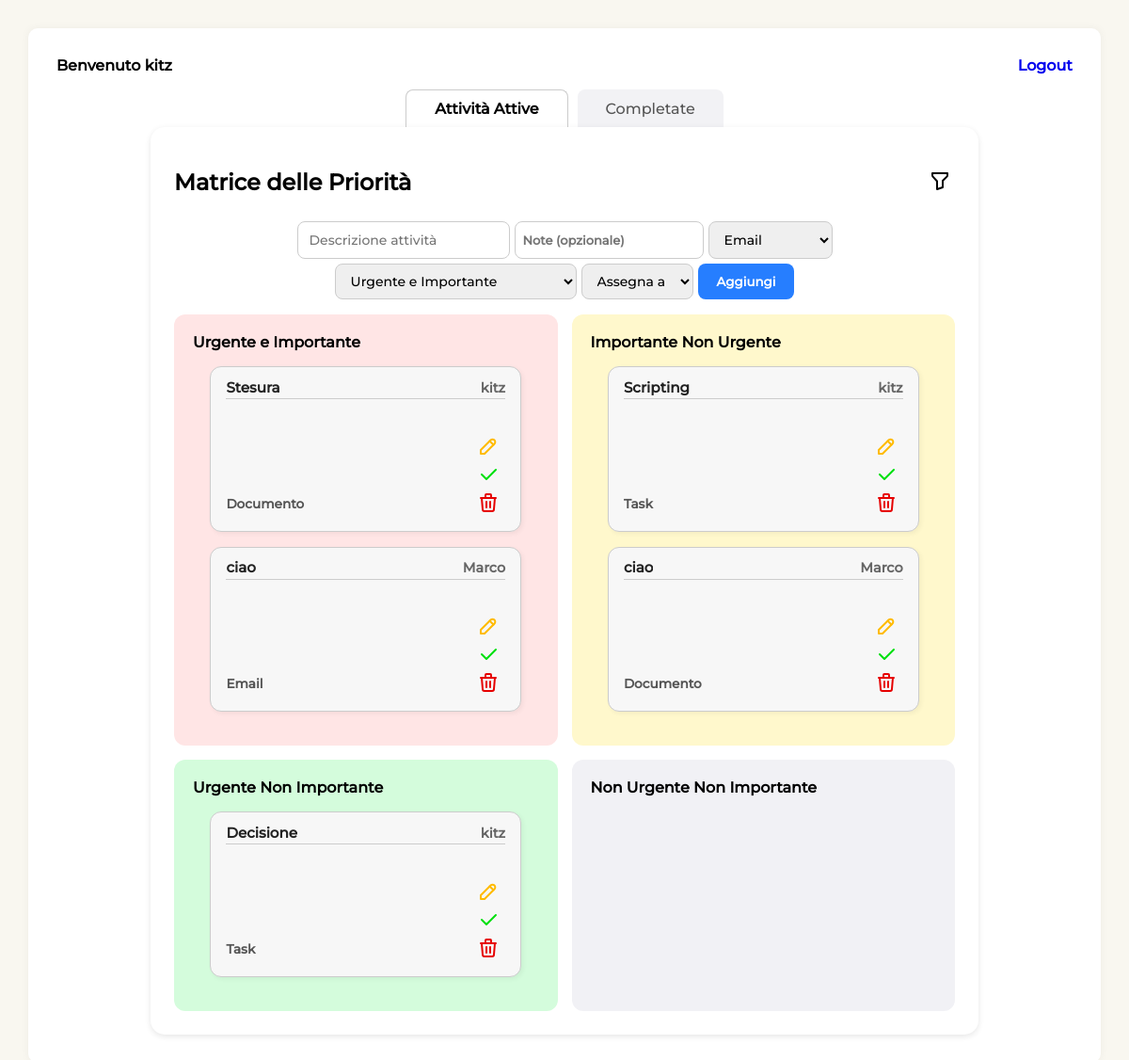
The app's page /home/ (signed in), older data.
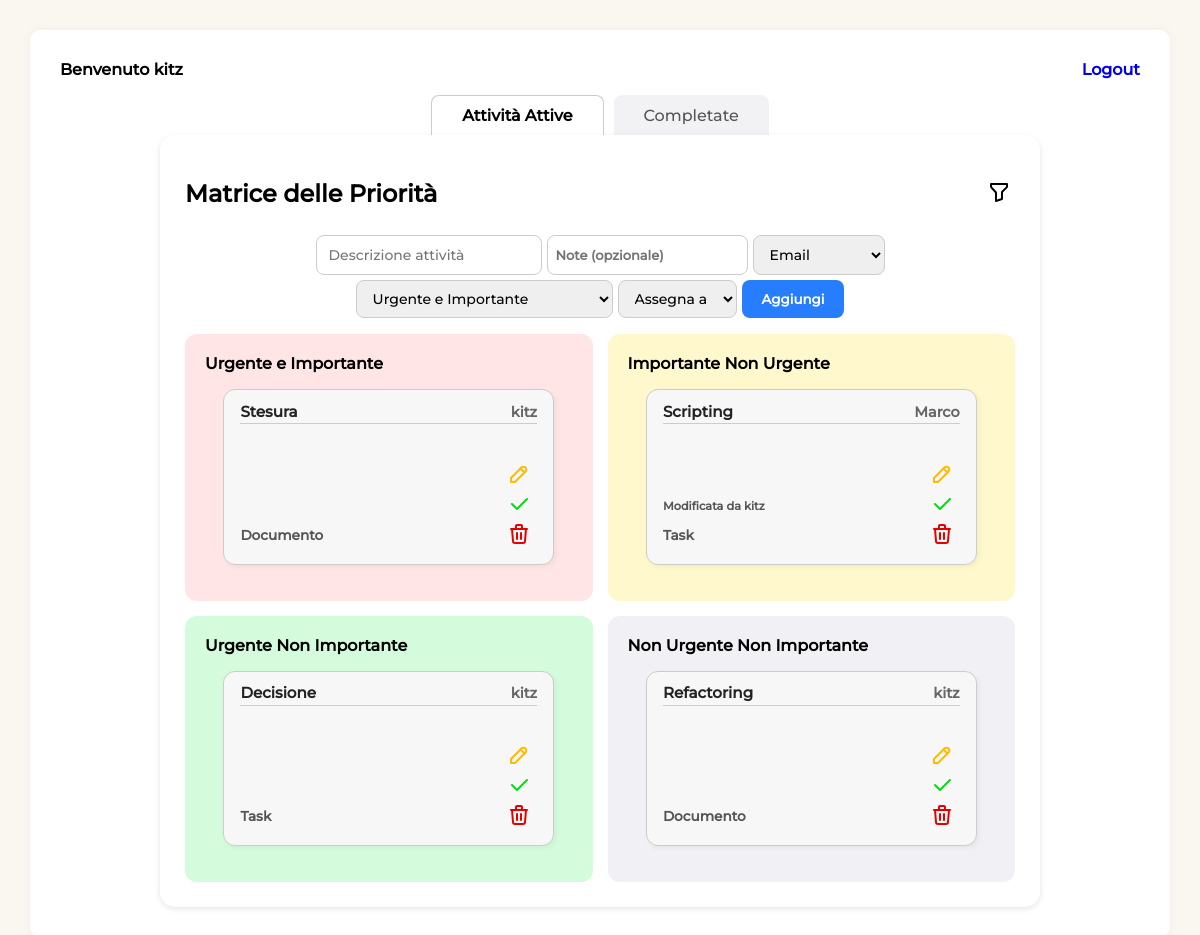
The same page, newer data.
### sbk_app/models.py (models this page shows, shortened)
class Task(models.Model):
    TIPO_CHOICES = [
        ('Email', 'Email'),
        ('Telefono', 'Telefono'),
        ('Documento', 'Documento'),
        ('Call', 'Call'),
        ('Task', 'Task'),
        ('Decisione', 'Decisione'),
    ]
    PRIORITA_CHOICES = [
        ('UI', 'Urgente e Importante'),
        ('IN', 'Importante Non Urgente'),
        ('UN', 'Urgente Non Importante'),
        ('NN', 'Non Urgente Non Importante'),
    ]
    descrizione = models.CharField(max_length=25)
    tipo = models.CharField(max_length=20, choices=TIPO_CHOICES)
    priorita = models.CharField(max_length=2, choices=PRIORITA_CHOICES)
    creatore = models.ForeignKey(User, on_delete=models.CASCADE)
    modificato_da = models.ForeignKey(User, on_delete=models.SET_NULL, null=True, blank=True, related_name='tasks_modifica')
    assegnato_a = models.ForeignKey(User, null=True, blank=True, on_delete=models.SET_NULL, related_name="task_assegnate")
    completata = models.BooleanField(default=False)
    data_creazione = models.DateTimeField(auto_now_add=True)
    note = models.TextField(blank=True, null=True)

### sbk_app/views.py (the view, shortened to what this page needs)
# urls.py: path('home/', include('sbk_app.urls')),
@login_required(login_url='/accounts/login/')
def home(request):
    user = request.user
    assegnato_user = None
    if user.is_superuser:
        tasks_ui = Task.objects.filter(priorita='UI', completata=False)
        tasks_in = Task.objects.filter(priorita='IN', completata=False)
        tasks_un = Task.objects.filter(priorita='UN', completata=False)
        tasks_nn = Task.objects.filter(priorita='NN', completata=False)
        completate = Task.objects.filter(completata=True)
        utenti = User.objects.all()
    context = {
        'tasks_ui': tasks_ui,
        'tasks_in': tasks_in,
        'tasks_un': tasks_un,
        'tasks_nn': tasks_nn,
        'completate': completate,
        'utenti': utenti,
    }
    return render(request, "home.html", context)

### sbk_app/templates/home.html (shortened to what this page needs)
{% load static %}
<!DOCTYPE html>
<html lang="it">
<head>
  <link rel="stylesheet" href="{% static 'style.css' %}">
</head>
<body>
  <div class="container">
    {% if user.is_authenticated %}
      <div class="header"><h3>Benvenuto {{ user.username }}</h3> <h3><a href="{% url 'logout' %}">Logout</a></h3></div>
    {% endif %}
    <div class="tabs" id = "tabs">
      <button class="tab active" type="button" data-tab="attive">Attività Attive</button>
      <button class="tab" type="button" data-tab="completate">Completate</button>
    </div>
    <div class="card tab-content active" id="attive">
      <div class="task-filter-bar">
        <h2>Matrice delle Priorità </h2>
        <div class="dropdown">
          <button id="filterToggle" class="dropbtn" aria-haspopup="true" aria-expanded="false">
            <img src="{% static 'icone/filter.svg' %}" alt="Filtri" style="width: 24px; height: 24px;">
          </button>
        </div>
      </div>
      <form method="POST" class="input-group" id ="input-group">
        <input maxlength="25" title ="Max 25 caratteri" type="text" name="descrizione" id="descrizione" placeholder="Descrizione attività">
        <textarea name="note" id="note" placeholder="Note (opzionale)" rows="3"></textarea>
        <select name="tipo" id="tipo" title ="Tipo di Task" required>
          <option value="Email">Email</option>
        </select>
        <select name="priorita" id="priorita" title ="Priorità" required>
          <option value="UI">Urgente e Importante</option>
        </select>
        {% if user.is_superuser %}
        <select name="assegnato_a" id="assegnato_a">
          <option value="" selected>Assegna a</option>
        </select>
        {% endif %}
        <button type="submit" class="add-button" id="form-button">Aggiungi</button>
      </form>
      <div class="priority-grid">
        <div class="priority urgent-important" data-priority-code="UI">
          <h3>Urgente e Importante</h3>
          <div class="task-list">
            {% for task in tasks_ui %}
              <div class="task-card" data-task-id = {{task.id}} >
                <div class="task-header">
                  <div class="task-title">{{ task.descrizione }}</div>
                  <div class="task-creator">{{ task.creatore.username }}</div>
                </div>
                <div class="task-details">
                  <div class="task-type">
                    <p> {{ task.tipo }}</p>
                  </div>
                  <div class="task-actions">
                    <button class="edit-task" data-task-id="{{ task.id }}" data-tipo="{{ task.tipo }}" data-priorita="{{ task.priorita }}" title="Modifica"> <img src="{% static 'icone/pencil.svg' %}"/></button>
                    <button class="complete-task" data-task-id="{{ task.id }}" title="Completa"> <img src="{% static 'icone/check.svg' %}"/></button>
                    <button class="delete-task" data-task-id="{{ task.id }}" title="Elimina"> <img src="{% static 'icone/trash.svg' %}"/></button>
                  </div>
                </div>
              </div>
            {% endfor %}
          </div>
        </div>
        <div class="priority important-not-urgent" data-priority-code="IN">
          <h3>Importante Non Urgente</h3>
          <div class="task-list">
            {% for task in tasks_in %}
              <div class="task-card" data-task-id = {{task.id}}>
                <div class="task-header">
                  <div class="task-title">{{ task.descrizione }}</div>
                  <div class="task-creator">{{ task.creatore.username }}</div>
                </div>
                <div class="task-details">
                  <div class="task-type">
                    {% if task.modificato_da.username %}
                      <p><small>Modificata da {{ task.modificato_da.username }}</small></p>
                    {% endif %}
                    <p> {{ task.tipo }}</p>
                  </div>
                  <div class="task-actions">
                    <button class="edit-task" data-task-id="{{ task.id }}" data-tipo="{{ task.tipo }}" data-priorita="{{ task.priorita }}" title="Modifica"> <img src="{% static 'icone/pencil.svg' %}"/></button>
                    <button class="complete-task" data-task-id="{{ task.id }}" title="Completa"> <img src="{% static 'icone/check.svg' %}"/></button>
                    <button class="delete-task" data-task-id="{{ task.id }}" title="Elimina"> <img src="{% static 'icone/trash.svg' %}"/></button>
                  </div>
                </div>
              </div>
            {% endfor %}
          </div>
        </div>
        <div class="priority urgent-not-important" data-priority-code="UN">
          <h3>Urgente Non Importante</h3>
          <div class="task-list">
            {% for task in tasks_un %}
              <div class="task-card" data-task-id = {{task.id}}>
                <div class="task-header">
                  <div class="task-title">{{ task.descrizione }}</div>
                  <div class="task-creator">{{ task.creatore.username }}</div>
                </div>
                <div class="task-details">
                  <div class="task-type">
                    <p> {{ task.tipo }}</p>
                  </div>
                  <div class="task-actions">
                    <button class="edit-task" data-task-id="{{ task.id }}" data-tipo="{{ task.tipo }}" data-priorita="{{ task.priorita }}" title="Modifica"> <img src="{% static 'icone/pencil.svg' %}"/></button>
                    <button class="complete-task" data-task-id="{{ task.id }}" title="Completa"><img src="{% static 'icone/check.svg' %}"/></button>
                    <button class="delete-task" data-task-id="{{ task.id }}" title="Elimina"><img src="{% static 'icone/trash.svg' %}"/></button>
                  </div>
                </div>
              </div>
            {% endfor %}
          </div>
        </div>
        <div class="priority not-urgent-not-important" data-priority-code="NN">
          <h3>Non Urgente Non Importante</h3>
          <div class="task-list">
            {% for task in tasks_nn %}
            <div class="task-card" data-task-id = {{task.id}}>
              <div class="task-header">
                <div class="task-title">{{ task.descrizione }}</div>
                <div class="task-creator">{{ task.creatore.username }}</div>
              </div>
              <div class="task-details">
                <div class="task-type">
                  <p> {{ task.tipo }}</p>
                </div>
                <div class="task-actions">
                  <button class="edit-task" data-task-id="{{ task.id }}" data-tipo="{{ task.tipo }}"
                    data-priorita="{{ task.priorita }}" title="Modifica"> <img src="{% static 'icone/pencil.svg' %}" /> </button>
                  <button class="complete-task" data-task-id="{{ task.id }}" title="Completa"><img
                      src="{% static 'icone/check.svg' %}" /></button>
                  <button class="delete-task" data-task-id="{{ task.id }}" title="Elimina"><img
                      src="{% static 'icone/trash.svg' %}" /></button>
                </div>
              </div>
            </div>
            {% endfor %}
          </div>
        </div>
      </div>
    </div>
    </div>
</body>
</html>

### sbk_app/static/style.css (style rules this page uses)
:root { --primary-color: #267eff; --primary-hover: #1a5bb8; --background-color: #f9f7f0; --card-background: #f7f7f7; --text-color: #555; --border-color: #ccc; --border-radius: 8px; --font-family-main: 'Montserrat', sans-serif; }
* { box-sizing: border-box; }
body, input, textarea, select, button { font-family: var(--font-family-main); }
body { background-color: var(--background-color); margin: 0; padding: 0; min-height: 100vh; display: flex; justify-content: center; align-items: flex-start; }
.container { background: white; border-radius: 10px; padding: 30px; width: 95vw; max-width: 100%; min-height: 90vh; box-shadow: 0 0 10px rgba(0, 0, 0, 0.05); margin: 30px auto; display: flex; flex-direction: column; }
.tabs { display: flex; justify-content: center; flex-wrap: wrap; gap: 10px; }
.tab { padding: 10px 30px; border: none; background-color: #f2f2f5; border-radius: 8px 8px 0 0; font-size: 16px; cursor: pointer; color: #555; }
.tab.active { background-color: white; font-weight: bold; color: black; border: 1px solid var(--border-color); border-bottom: none; }
.card { background-color: white; border-radius: 15px; padding: 25px; margin-left: 100px; margin-right: 100px; box-shadow: 0 2px 6px rgba(0, 0, 0, 0.1); flex-grow: 1; display: flex; flex-direction: column; min-height: 0; }
.input-group { margin-bottom: 1rem; display: flex; gap: 5px; justify-content: center; flex-wrap: wrap; }
.input-group input, .input-group select { padding: 8px 12px; border-radius: var(--border-radius); border: 1px solid var(--border-color); font-size: 14px; }
.add-button { padding: 10px 20px; background-color: var(--primary-color); color: white; border: none; border-radius: var(--border-radius); cursor: pointer; font-weight: 800; }
.priority-grid { display: grid; grid-template-columns: repeat(2, 1fr); gap: 15px; flex-grow: 1; height: auto; min-height: 0; }
.header { display: flex; justify-content: space-between; align-items: flex-start; gap: 10px; }
a { text-decoration: none; }
h3 { margin-top: 0; font-size: 16px; }
.priority { padding: 20px; border-radius: 12px; font-weight: bold; width: 100%; min-height: 260px; height: 100%; display: grid; align-items: flex-start; text-align: left; }
.priority.urgent-important { background-color: #ffe5e5; }
.priority.important-not-urgent { background-color: #fff8cc; }
.priority.urgent-not-important { background-color: #d4fcdc; }
.priority.not-urgent-not-important { background-color: #f1f1f5; }
.tab-content { display: none; }
.tab-content.active { display: block; }
.task-card { background-color: var(--card-background); border: 1px solid var(--border-color); border-radius: 12px; padding: 0.8rem 1rem; width: 90%; max-width: 400px; overflow: hidden; display: flex; flex-direction: column; justify-content: space-between; box-shadow: 2px 2px 5px rgba(0, 0, 0, 0.05); margin: 0 auto 1rem auto; }
.task-header { display: flex; justify-content: space-between; align-items: flex-start; gap: 10px; border: var(--border-color); border-width: 0 0 1px 0; border-style: solid; padding-bottom: 2px; }
.task-title { font-weight: bold; font-size: 0.95rem; color: #222; line-height: 1.2; max-height: 2.5em; overflow: hidden; text-overflow: ellipsis; }
.task-creator { font-weight: 700; font-size: 0.9rem; color: #666; }
.task-details { font-size: 0.85em; color: #555; display: flex; justify-content: space-between; align-items: flex-end; }
#note { resize: none; height: 2.5rem; padding: 11px 8px; font-size: 13px; border: 1px solid var(--border-color); border-radius: var(--border-radius); font-family: inherit; box-sizing: border-box; font-weight: 700; }
.task-actions { margin-top: 2.3rem; flex-wrap: nowrap; display: flex; align-items: center; flex-direction: column; justify-content: space-between; }
.task-type p { flex-wrap: nowrap; display: flex; flex-direction: column; margin-bottom: 0.5rem; justify-content: flex-end; }
.task-actions button { background: none; border: none; cursor: pointer; font-size: 1.1rem; color: var(--text-color); transition: color 0.2s ease; }
.task-filter-bar { display: flex; flex-wrap: wrap; gap: 1rem; margin: 1rem 0 1.5rem 0; align-items: center; justify-content: space-between; }
.dropdown { position: relative; display: inline-flex; margin-left: 0.5rem; gap: 0.5rem; }
.dropbtn { background: none; border: none; cursor: pointer; padding: 4px; }
h2 { margin: 0; }

Row changes from the older to the newer data that the page shows:
removed Task: descrizione "ciao", creatore.username "Marco", tipo "Email", shown under "Urgente e Importante"
removed Task: descrizione "ciao", creatore.username "Marco", tipo "Documento", shown under "Importante Non Urgente"
changed Task "Scripting": creatore.username "kitz" → "Marco"; modificato_da_id empty → 4 (drawn); modificato_da.username (not shown) → "kitz"
added Task: descrizione "Refactoring", creatore.username "kitz", tipo "Documento", shown under "Non Urgente Non Importante"
